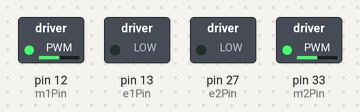
This program was run on a simulated MicroPython board. Shown: switched loads named in the program (green lamp = pin HIGH). Library files of the repository ran but are not shown: 1 file(s). At 18.0 s the program stops and its outputs stay as they are.

Above: at 0.1 s.
At 6.1 s:
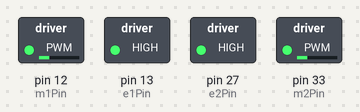
At 12.1 s:
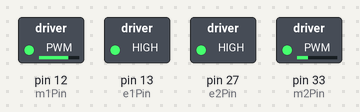
Timing chart, 0 to 19.5 s (numbered marks = the images above):
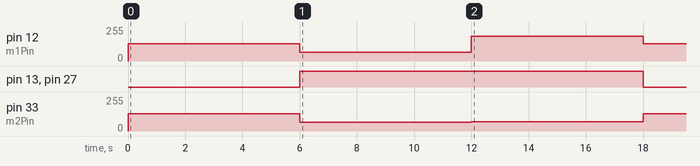

The program:

main.py
```python
import time

from machine import Pin
from motor_control import MotorControl

MOTOR_ENABLE_PIN1 = 13
MOTOR_ENABLE_PIN2 = 27
MOTOR_PWM_PIN1 = 12
MOTOR_PWM_PIN2 = 33

e1Pin = Pin(MOTOR_ENABLE_PIN1, Pin.OUT, Pin.PULL_DOWN)
m1Pin = Pin(MOTOR_PWM_PIN1, Pin.OUT, Pin.PULL_DOWN)
e2Pin = Pin(MOTOR_ENABLE_PIN2, Pin.OUT, Pin.PULL_DOWN)
m2Pin = Pin(MOTOR_PWM_PIN2, Pin.OUT, Pin.PULL_DOWN)

motorControl = MotorControl(e1Pin, m1Pin, e2Pin, m2Pin)

motorControl.stop()
time.sleep(6)
motorControl.rotateInPlace(50, MotorControl.DIRECTION_RIGHT)
time.sleep(6)
motorControl.forward(45, MotorControl.DIRECTION_BACK)
time.sleep(6)
motorControl.stop()
```

motor_control.py
```python
from machine import Pin, PWM

class MotorControl:

    DIRECTION_LEFT = 1
    DIRECTION_RIGHT = -1

    DIRECTION_FORWARD = 1
    DIRECTION_BACK = -1

    NEGATE = -1

    MAX_DUTY_CYCLE: int = 65535
    STOP_DUTY_CYCLE: int = 32768
    SPEED_CYCLE: int = int(STOP_DUTY_CYCLE / 100)

    e1Pin: Pin
    m1Pin: Pin
    pwm1: PWM
    e2Pin: Pin
    m2Pin: Pin
    pwm2: PWM

    def __init__(self, e1Pin, m1Pin, e2Pin, m2Pin):
        self.e1Pin = e1Pin
        self.m1Pin = m1Pin
        self.e2Pin = e2Pin
        self.m2Pin = m2Pin
        self.pwm1 = PWM(m1Pin)
        self.pwm2 = PWM(m2Pin)

    def enableMotors(self):
        self.e2Pin.value(True)
        self.e1Pin.value(True)

    def disableMotors(self):
        self.e2Pin.value(False)
        self.e1Pin.value(False)

    def rotateInPlace(self, speed, direction):
        self.enableMotors()
        self.pwm2.duty_u16(int(self.STOP_DUTY_CYCLE + (direction * speed * self.SPEED_CYCLE)))
        self.pwm1.duty_u16(int(self.STOP_DUTY_CYCLE + (direction * speed * self.SPEED_CYCLE)))

    def turnDifferential(self, speedLeft, speedRight):
        self.enableMotors()
        self.pwm2.duty_u16(int(self.STOP_DUTY_CYCLE + (self.DIRECTION_LEFT * speedRight * self.SPEED_CYCLE)))
        self.pwm1.duty_u16(int(self.STOP_DUTY_CYCLE + (self.DIRECTION_RIGHT * speedLeft * self.SPEED_CYCLE)))

    def forward(self, speed, direction):
        self.enableMotors()
        self.pwm2.duty_u16(int(self.STOP_DUTY_CYCLE + (direction * speed * self.SPEED_CYCLE)))
        self.pwm1.duty_u16(int(self.STOP_DUTY_CYCLE + (direction * speed * self.SPEED_CYCLE * self.NEGATE)))

    def stop(self):
        self.disableMotors()
        self.pwm2.duty_u16(self.STOP_DUTY_CYCLE)
        self.pwm1.duty_u16(self.STOP_DUTY_CYCLE)
```

Measured:
- by itself, pin 12 (m1Pin): 0/255 → 128/255 at 0.00 s, → 64/255 6.0 s later, → 185/255 6.0 s later, → 128/255 6.0 s later
- by itself, pin 13 (e1Pin), pin 27 (e2Pin): LOW → HIGH at 6.0 s, → LOW 12.0 s later
- by itself, pin 33 (m2Pin): 0/255 → 128/255 at 0.00 s, → 64/255 6.0 s later, → 70/255 6.0 s later, → 128/255 6.0 s later
